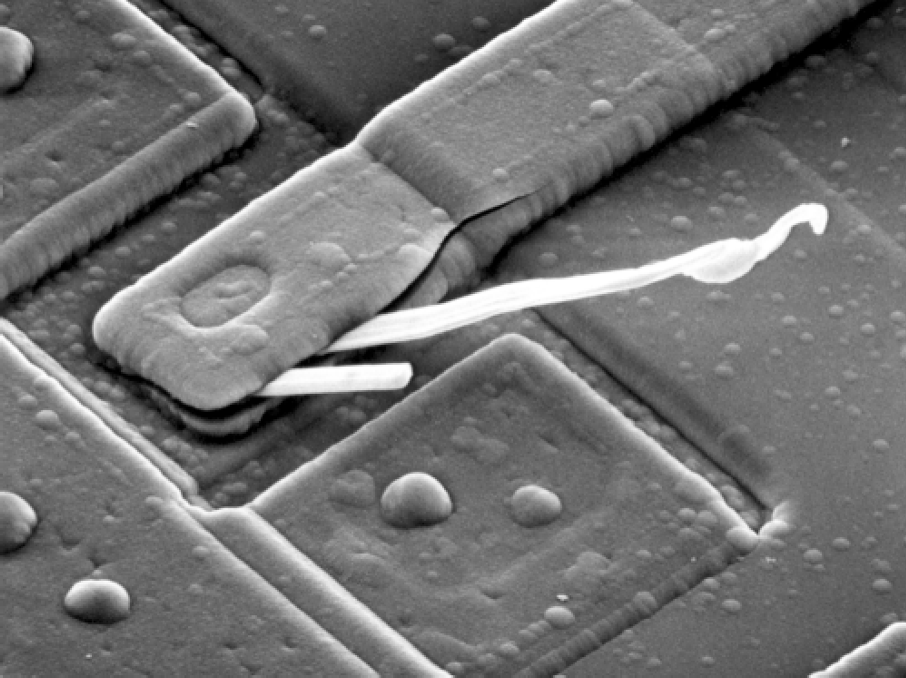
#> input picture Script/Lab 11(FFT)/Fig01 (1).tif, 906 x 678 px
$ python 'task1(DFT).py'
#> lines starting #> are read from the running program, lines starting #| are printed output that depends on the picture

import numpy as np
import matplotlib.pyplot as plt
import cv2

def readimg_greyscale(path):
#> called with path = './Fig01 (1).tif'
    img = cv2.imread(path, cv2.IMREAD_GRAYSCALE)
#> img is the input picture: shape (678, 906); min 0, max 255, mean 112.6
    return img

def showimg(img, title="Image"):
    cv2.imshow(title, img)
    return


def fourier_transform(img2, shift=0):
#> called with shift = 0
    img = img2.copy().astype(np.float64)


    ox, oy = img.shape
#> ox = 678; oy = 906
    img = cv2.resize(img, (64, 64))
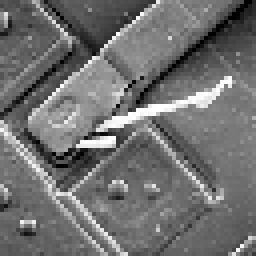
#> img: shape (64, 64) float64 (shown 4 times larger); min 0, max 255, mean 112.5

    fft_img = np.zeros(img.shape, dtype=np.complex128)
    x, y = fft_img.shape
#> x = 64; y = 64

    # Pre-shift the image to center
    for i in range(x):
        for j in range(y):
            img[i, j] *= (-1) ** (i + j)
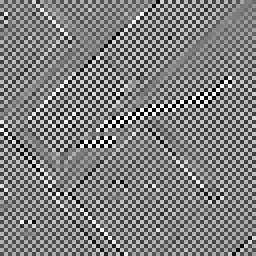
#> img: shape (64, 64) float64 (shown 4 times larger); min -255, max 255, mean 0.2; drawn with min black and max white

    # Manual DFT
    for i in range(x):
        for j in range(y):
            sum_val = 0
            for k in range(x):
                for l in range(y):
                    sum_val += img[k, l] * np.exp(-2j * np.pi * ((i * k / x) + (j * l / y)))
            fft_img[i, j] = sum_val

    mag_fft = np.abs(fft_img)
    mag_fft = np.log(mag_fft + 1)
    mag_fft = np.fft.fftshift(mag_fft)  # center the output
    img_8bit = cv2.normalize(mag_fft, None, 0, 255, cv2.NORM_MINMAX)
    img_8bit = img_8bit.astype(np.uint8)
    img_8bit = cv2.resize(img_8bit, (oy, ox))

    return img_8bit


def fft_builtin(img):
    img_fft = img.copy()

    img_fft = np.fft.fft2(img_fft)
    img_fft = np.abs(img_fft)
    img_fft = np.fft.fftshift(img_fft)
    img_fft = np.log(img_fft + 1)
    img_fft = cv2.normalize(img_fft, None, 0, 255, cv2.NORM_MINMAX)
    img_fft = img_fft.astype(np.uint8)


    return img_fft

img = readimg_greyscale(r'./Fig01 (1).tif')

#> (the run stopped early here; a loop or call above may not have finished)
